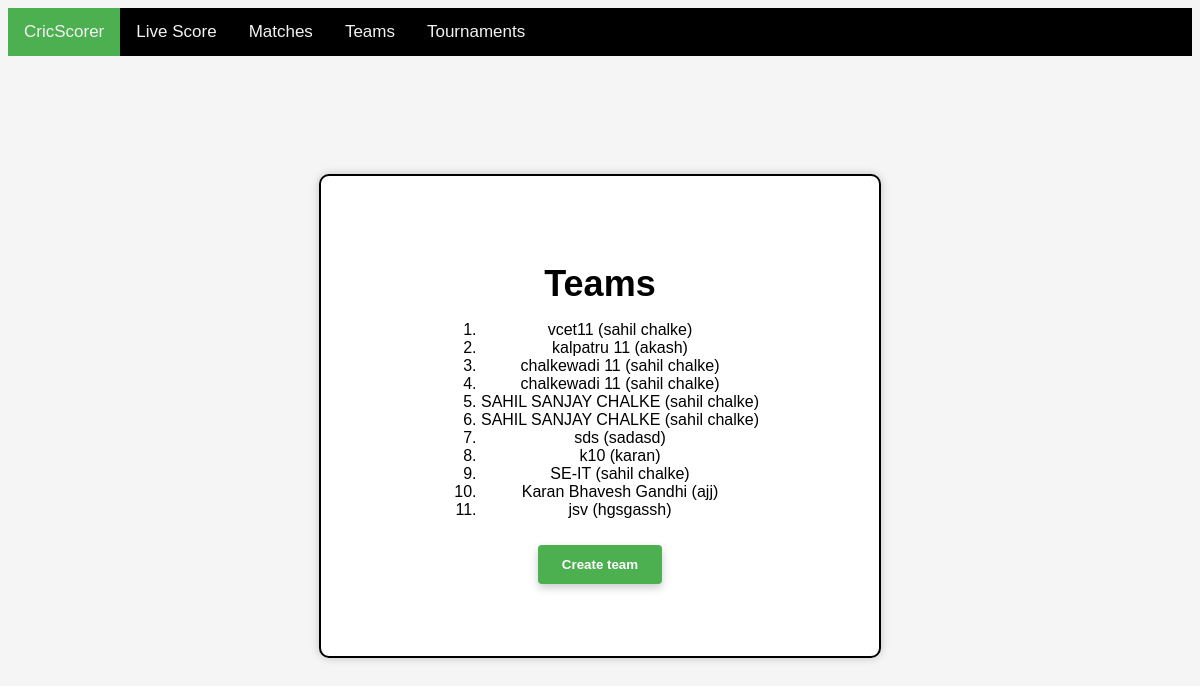
The page /list_teams/ on the database as committed earlier.
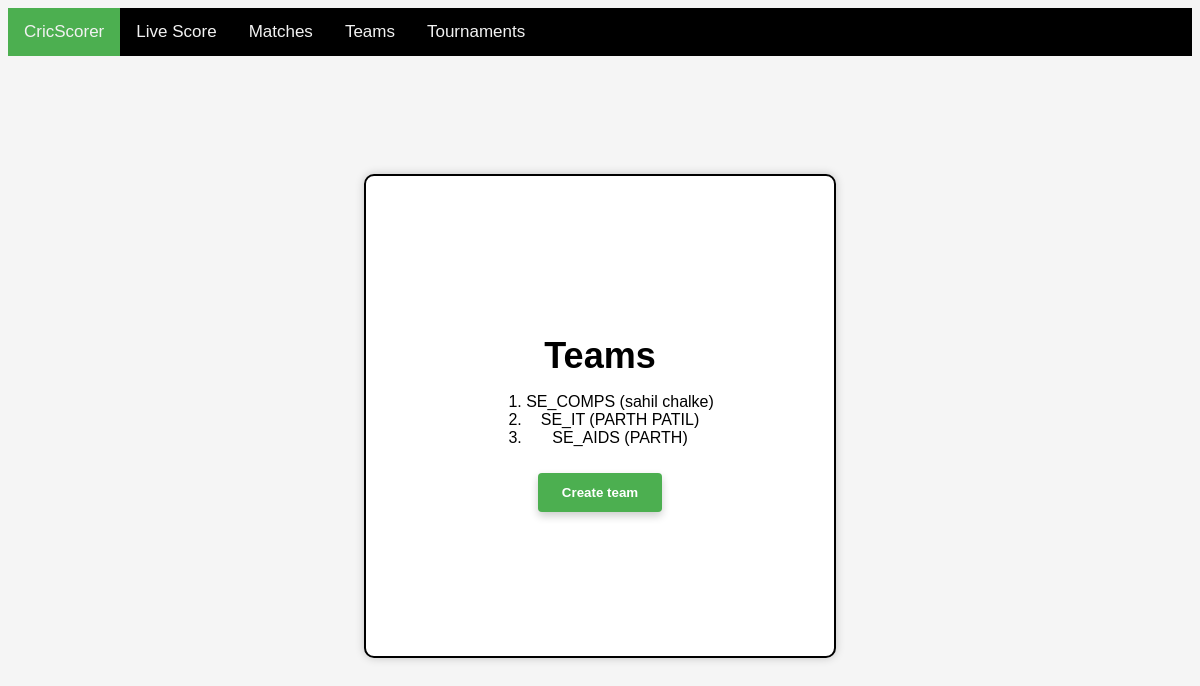
The same page on the database as committed later.
### scoring/models.py (models this page shows, shortened)
class Team(models.Model):
    name = models.CharField(max_length=200,unique=True)
    captian_name = models.CharField(max_length=200, null=True)

### scoring/views.py (the view)
# urls.py: path('list_teams/', views.team_list, name="team_list"),
def team_list(request):
    teams = Team.objects.all()
    return render(request, ['scoring/team_list.html', 'scoring/make_match.html'], {'teams': teams})

### scoring/templates/scoring/team_list.html
{% extends 'scoring/base.html' %}
{% block content %}
<div class="center">
  <div class="container">
    <div class="container-box">
  <h1>Teams</h1>
  {% if teams %}
    <ol>
    {% for team in teams %}
      <li>{{ team.name }} ({{ team.captian_name }})</li>
    {% endfor %}
    </ol>
  {% else %}
    <p>No teams yet.</p>
  {% endif %}
  <button  type='submit' onclick=location.href="{% url 'team_create' %}">Create team</button>
    </div>
  </div>
</div>
{% endblock %}

### scoring/templates/scoring/base.html
  {% load static %}
  <link rel="stylesheet" href="{% static 'scoring/navbar.css' %}">
  <link rel="stylesheet" href="{% static 'scoring/score.css' %}">
  <link rel="stylesheet" href="{% static 'scoring/makematch.css' %}">
  <link rel="stylesheet" href="{% static 'scoring/makematch.css' %}">
  <nav class="navbar">
    <a class="active" href="{% url 'score' %}">CricScorer</a>
    <a href="#">Live Score</a>
    <a href="#">Matches</a>
    <a href="{%url 'team_list' %}">Teams</a>
    <a href="#">Tournaments</a>
  </nav>
  {% block content %}
  {% endblock content %}

### scoring/static/scoring/navbar.css (style rules this page uses)
.navbar { background-color: black; overflow: hidden; }
.navbar a { float: left; display: block; color: #f2f2f2; text-align: center; padding: 14px 16px; text-decoration: none; font-size: 17px; }
.active { background-color: #4CAF50; color: white; }

### scoring/static/scoring/score.css (style rules this page uses)
.container { max-width: 500px; margin: 0 auto; padding: 20px; background-color: #FFFFFF; box-shadow: 0 0 10px rgba(0, 0, 0, 0.2); border-radius: 5px; }
button { padding: 12px 24px; margin: 10px; background-color: #4CAF50; color: white; border: none; cursor: pointer; border-radius: 4px; box-shadow: 0 4px 8px 0 rgba(0, 0, 0, 0.2); transition: 0.3s; font-weight: bold; }

### scoring/static/scoring/makematch.css (style rules this page uses)
.center { display: flex; justify-content: center; align-items: center; height: 90vh; }
.container { background-color: white; border: 2px solid black; border-radius: 10px; padding: 120px; text-align: center; display: flex; justify-content: center; align-items: center; display: flex; justify-content: center; align-items: center; height: 30vh; }
h1, p { text-align: center; }
h1 { margin-bottom: 10px; font-size: 36px; font-weight: bold; }

Rows that differ between the two databases and show on the page:
removed Team: name "vcet11", captian_name "sahil chalke"
removed Team: name "kalpatru 11", captian_name "akash"
removed Team: name "chalkewadi 11", captian_name "sahil chalke"
removed Team: name "chalkewadi 11", captian_name "sahil chalke"
removed Team: name "SAHIL SANJAY CHALKE", captian_name "sahil chalke"
removed Team: name "SAHIL SANJAY CHALKE", captian_name "sahil chalke"
removed Team: name "sds", captian_name "sadasd"
removed Team: name "k10", captian_name "karan"
removed Team: name "SE-IT", captian_name "sahil chalke"
removed Team: name "Karan Bhavesh Gandhi", captian_name "ajj"
removed Team: name "jsv", captian_name "hgsgassh"
added Team: name "SE_COMPS", captian_name "sahil chalke"
added Team: name "SE_IT", captian_name "PARTH PATIL"
added Team: name "SE_AIDS", captian_name "PARTH"
